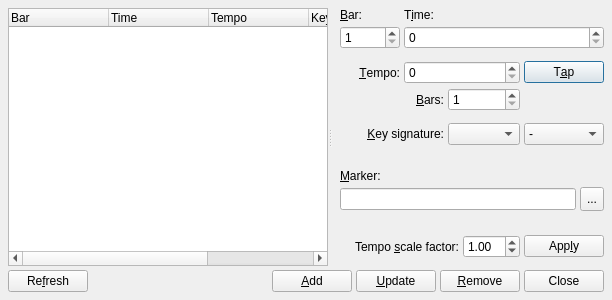
<?xml version="1.0" encoding="UTF-8"?>
<ui version="4.0">
 <author>rncbc aka Rui Nuno Capela</author>
 <comment>qtractor - An Audio/MIDI multi-track sequencer.

   Copyright (C) 2005-2023, rncbc aka Rui Nuno Capela. All rights reserved.

   This program is free software; you can redistribute it and/or
   modify it under the terms of the GNU General Public License
   as published by the Free Software Foundation; either version 2
   of the License, or (at your option) any later version.

   This program is distributed in the hope that it will be useful,
   but WITHOUT ANY WARRANTY; without even the implied warranty of
   MERCHANTABILITY or FITNESS FOR A PARTICULAR PURPOSE.  See the
   GNU General Public License for more details.

   You should have received a copy of the GNU General Public License along
   with this program; if not, write to the Free Software Foundation, Inc.,
   51 Franklin Street, Fifth Floor, Boston, MA 02110-1301 USA.

 </comment>
 <class>qtractorTimeScaleForm</class>
 <widget class="QDialog" name="qtractorTimeScaleForm">
  <property name="geometry">
   <rect>
    <x>0</x>
    <y>0</y>
    <width>560</width>
    <height>287</height>
   </rect>
  </property>
  <property name="focusPolicy">
   <enum>Qt::StrongFocus</enum>
  </property>
  <property name="windowTitle">
   <string>Tempo Map / Markers</string>
  </property>
  <property name="windowIcon">
   <iconset resource="qtractor.qrc">:/images/qtractorTracks.png</iconset>
  </property>
  <layout class="QVBoxLayout">
   <item>
    <widget class="QSplitter" name="splitter">
     <property name="orientation">
      <enum>Qt::Horizontal</enum>
     </property>
     <widget class="QTreeWidget" name="TimeScaleListView">
      <property name="minimumSize">
       <size>
        <width>320</width>
        <height>120</height>
       </size>
      </property>
      <property name="toolTip">
       <string>Tempo map / Markers</string>
      </property>
      <property name="alternatingRowColors">
       <bool>true</bool>
      </property>
      <property name="rootIsDecorated">
       <bool>false</bool>
      </property>
      <property name="uniformRowHeights">
       <bool>true</bool>
      </property>
      <property name="allColumnsShowFocus">
       <bool>true</bool>
      </property>
      <column>
       <property name="text">
        <string>Bar</string>
       </property>
      </column>
      <column>
       <property name="text">
        <string>Time</string>
       </property>
      </column>
      <column>
       <property name="text">
        <string>Tempo</string>
       </property>
      </column>
      <column>
       <property name="text">
        <string>Key</string>
       </property>
      </column>
      <column>
       <property name="text">
        <string>Marker</string>
       </property>
      </column>
     </widget>
     <widget class="QWidget">
      <layout class="QGridLayout">
       <property name="leftMargin">
        <number>8</number>
       </property>
       <property name="rightMargin">
        <number>0</number>
       </property>
       <property name="topMargin">
        <number>0</number>
       </property>
       <property name="bottomMargin">
        <number>8</number>
       </property>
       <property name="spacing">
        <number>4</number>
       </property>
       <item row="0" column="0">
        <widget class="QLabel" name="BarTextLabel">
         <property name="minimumSize">
          <size>
           <width>60</width>
           <height>0</height>
          </size>
         </property>
         <property name="text">
          <string>&amp;Bar:</string>
         </property>
         <property name="buddy">
          <cstring>BarSpinBox</cstring>
         </property>
        </widget>
       </item>
       <item row="1" column="0">
        <widget class="QSpinBox" name="BarSpinBox">
         <property name="minimumSize">
          <size>
           <width>60</width>
           <height>0</height>
          </size>
         </property>
         <property name="toolTip">
          <string>Bar location</string>
         </property>
         <property name="minimum">
          <number>1</number>
         </property>
         <property name="maximum">
          <number>99999</number>
         </property>
         <property name="value">
          <number>1</number>
         </property>
        </widget>
       </item>
       <item row="0" column="1" colspan="5">
        <widget class="QLabel" name="TimeTextLabel">
         <property name="minimumSize">
          <size>
           <width>120</width>
           <height>0</height>
          </size>
         </property>
         <property name="text">
          <string>T&amp;ime:</string>
         </property>
         <property name="buddy">
          <cstring>TimeSpinBox</cstring>
         </property>
        </widget>
       </item>
       <item row="1" column="1" colspan="5">
        <widget class="qtractorTimeSpinBox" name="TimeSpinBox">
         <property name="minimumSize">
          <size>
           <width>120</width>
           <height>0</height>
          </size>
         </property>
         <property name="toolTip">
          <string>Time/frame location</string>
         </property>
        </widget>
       </item>
       <item row="2" column="0" colspan="6">
        <spacer>
         <property name="orientation">
          <enum>Qt::Vertical</enum>
         </property>
         <property name="sizeType">
          <enum>QSizePolicy::MinimumExpanding</enum>
         </property>
         <property name="sizeHint">
          <size>
           <width>20</width>
           <height>8</height>
          </size>
         </property>
        </spacer>
       </item>
       <item row="3" column="0">
        <widget class="QLabel" name="TempoTextLabel">
         <property name="text">
          <string>&amp;Tempo:</string>
         </property>
         <property name="alignment">
          <set>Qt::AlignRight|Qt::AlignVCenter</set>
         </property>
         <property name="buddy">
          <cstring>TempoSpinBox</cstring>
         </property>
        </widget>
       </item>
       <item row="3" column="1" colspan="3">
        <widget class="qtractorTempoSpinBox" name="TempoSpinBox">
         <property name="minimumSize">
          <size>
           <width>80</width>
           <height>0</height>
          </size>
         </property>
         <property name="toolTip">
          <string>Tempo (BPM) / Time signature</string>
         </property>
        </widget>
       </item>
       <item row="3" column="4" colspan="2">
        <widget class="QPushButton" name="TempoTapPushButton">
         <property name="text">
          <string>T&amp;ap</string>
         </property>
        </widget>
       </item>
       <item row="4" column="1">
        <widget class="QLabel" name="BarsTextLabel">
         <property name="minimumSize">
          <size>
           <width>40</width>
           <height>0</height>
          </size>
         </property>
         <property name="text">
          <string>&amp;Bars:</string>
         </property>
         <property name="alignment">
          <set>Qt::AlignRight|Qt::AlignTrailing|Qt::AlignVCenter</set>
         </property>
         <property name="buddy">
          <cstring>BarsSpinBox</cstring>
         </property>
        </widget>
       </item>
       <item row="4" column="2" colspan="2">
        <widget class="QSpinBox" name="BarsSpinBox">
         <property name="toolTip">
          <string>Bars in node</string>
         </property>
         <property name="minimum">
          <number>1</number>
         </property>
         <property name="maximum">
          <number>9999</number>
         </property>
         <property name="value">
          <number>1</number>
         </property>
        </widget>
       </item>
       <item row="5" column="0" colspan="6">
        <spacer>
         <property name="orientation">
          <enum>Qt::Vertical</enum>
         </property>
         <property name="sizeType">
          <enum>QSizePolicy::MinimumExpanding</enum>
         </property>
         <property name="sizeHint">
          <size>
           <width>20</width>
           <height>8</height>
          </size>
         </property>
        </spacer>
       </item>
       <item row="6" column="0" colspan="2">
        <widget class="QLabel" name="KeySignatureTextLabel">
         <property name="text">
          <string>&amp;Key signature:</string>
         </property>
         <property name="alignment">
          <set>Qt::AlignRight|Qt::AlignVCenter</set>
         </property>
         <property name="buddy">
          <cstring>KeySignatureAccidentalsComboBox</cstring>
         </property>
        </widget>
       </item>
       <item row="6" column="2" colspan="2">
        <widget class="QComboBox" name="KeySignatureAccidentalsComboBox">
         <property name="toolTip">
          <string>Key signature (accidentals)</string>
         </property>
         <property name="editable">
          <bool>false</bool>
         </property>
        </widget>
       </item>
       <item row="6" column="4" colspan="2">
        <widget class="QComboBox" name="KeySignatureModeComboBox">
         <property name="toolTip">
          <string>Key signature (mode)</string>
         </property>
         <property name="editable">
          <bool>false</bool>
         </property>
         <item>
          <property name="text">
           <string>-</string>
          </property>
         </item>
         <item>
          <property name="text">
           <string>Major</string>
          </property>
         </item>
         <item>
          <property name="text">
           <string>Minor</string>
          </property>
         </item>
        </widget>
       </item>
       <item row="7" column="0" colspan="6">
        <spacer>
         <property name="orientation">
          <enum>Qt::Vertical</enum>
         </property>
         <property name="sizeType">
          <enum>QSizePolicy::MinimumExpanding</enum>
         </property>
         <property name="sizeHint">
          <size>
           <width>20</width>
           <height>20</height>
          </size>
         </property>
        </spacer>
       </item>
       <item row="8" column="0" colspan="6">
        <widget class="QLabel" name="MarkerTextLabel">
         <property name="text">
          <string>&amp;Marker:</string>
         </property>
         <property name="buddy">
          <cstring>MarkerTextLineEdit</cstring>
         </property>
        </widget>
       </item>
       <item row="9" column="0" colspan="5">
        <widget class="QLineEdit" name="MarkerTextLineEdit">
         <property name="toolTip">
          <string>Marker text</string>
         </property>
        </widget>
       </item>
       <item row="9" column="5">
        <widget class="QToolButton" name="MarkerColorToolButton">
         <property name="minimumSize">
          <size>
           <width>24</width>
           <height>24</height>
          </size>
         </property>
         <property name="toolTip">
          <string>Marker color</string>
         </property>
         <property name="text">
          <string>...</string>
         </property>
         <property name="icon">
          <iconset resource="qtractor.qrc">:/images/formColor.png</iconset>
         </property>
        </widget>
       </item>
       <item row="10" column="0" colspan="6">
        <spacer>
         <property name="orientation">
          <enum>Qt::Vertical</enum>
         </property>
         <property name="sizeType">
          <enum>QSizePolicy::MinimumExpanding</enum>
         </property>
         <property name="sizeHint">
          <size>
           <width>20</width>
           <height>20</height>
          </size>
         </property>
        </spacer>
       </item>
       <item row="11" column="0" colspan="3">
        <widget class="QLabel" name="TempoFactorTextLabel">
         <property name="text">
          <string>Tempo &amp;scale factor:</string>
         </property>
         <property name="alignment">
          <set>Qt::AlignRight|Qt::AlignVCenter</set>
         </property>
         <property name="buddy">
          <cstring>TempoFactorSpinBox</cstring>
         </property>
        </widget>
       </item>
       <item row="11" column="3">
        <widget class="QDoubleSpinBox" name="TempoFactorSpinBox">
         <property name="toolTip">
          <string>Tempo scale factor</string>
         </property>
         <property name="accelerated">
          <bool>true</bool>
         </property>
         <property name="decimals">
          <number>2</number>
         </property>
         <property name="minimum">
          <double>0.01</double>
         </property>
         <property name="maximum">
          <double>10.0</double>
         </property>
         <property name="singleStep">
          <double>0.01</double>
         </property>
         <property name="value">
          <double>1.0</double>
         </property>
        </widget>
       </item>
       <item row="11" column="4" colspan="2">
        <widget class="QPushButton" name="TempoFactorPushButton">
         <property name="text">
          <string>App&amp;ly</string>
         </property>
        </widget>
       </item>
      </layout>
     </widget>
    </widget>
   </item>
   <item>
    <layout class="QHBoxLayout">
     <property name="spacing">
      <number>4</number>
     </property>
     <property name="margin">
      <number>0</number>
     </property>
     <item>
      <widget class="QPushButton" name="RefreshPushButton">
       <property name="toolTip">
        <string>Refresh tempo map</string>
       </property>
       <property name="text">
        <string>Re&amp;fresh</string>
       </property>
       <property name="icon">
        <iconset resource="qtractor.qrc">:/images/formRefresh.png</iconset>
       </property>
      </widget>
     </item>
     <item>
      <spacer>
       <property name="orientation">
        <enum>Qt::Horizontal</enum>
       </property>
       <property name="sizeType">
        <enum>QSizePolicy::MinimumExpanding</enum>
       </property>
       <property name="sizeHint">
        <size>
         <width>20</width>
         <height>20</height>
        </size>
       </property>
      </spacer>
     </item>
     <item>
      <widget class="QPushButton" name="AddPushButton">
       <property name="toolTip">
        <string>Add node</string>
       </property>
       <property name="text">
        <string>&amp;Add</string>
       </property>
       <property name="icon">
        <iconset resource="qtractor.qrc">:/images/formAdd.png</iconset>
       </property>
      </widget>
     </item>
     <item>
      <widget class="QPushButton" name="UpdatePushButton">
       <property name="toolTip">
        <string>Update node</string>
       </property>
       <property name="text">
        <string>&amp;Update</string>
       </property>
       <property name="icon">
        <iconset resource="qtractor.qrc">:/images/formAccept.png</iconset>
       </property>
      </widget>
     </item>
     <item>
      <widget class="QPushButton" name="RemovePushButton">
       <property name="toolTip">
        <string>Remove node</string>
       </property>
       <property name="text">
        <string>&amp;Remove</string>
       </property>
       <property name="icon">
        <iconset resource="qtractor.qrc">:/images/formRemove.png</iconset>
       </property>
      </widget>
     </item>
     <item>
      <widget class="QPushButton" name="ClosePushButton">
       <property name="toolTip">
        <string>Close this dialog</string>
       </property>
       <property name="text">
        <string>Close</string>
       </property>
      </widget>
     </item>
    </layout>
   </item>
  </layout>
 </widget>
 <layoutdefault spacing="4" margin="8"/>
 <customwidgets>
  <customwidget>
   <class>qtractorTimeSpinBox</class>
   <extends>QSpinBox</extends>
   <header>qtractorSpinBox.h</header>
  </customwidget>
  <customwidget>
   <class>qtractorTempoSpinBox</class>
   <extends>QSpinBox</extends>
   <header>qtractorSpinBox.h</header>
  </customwidget>
 </customwidgets>
 <tabstops>
  <tabstop>TimeScaleListView</tabstop>
  <tabstop>BarSpinBox</tabstop>
  <tabstop>TempoSpinBox</tabstop>
  <tabstop>TempoTapPushButton</tabstop>
  <tabstop>BarsSpinBox</tabstop>
  <tabstop>KeySignatureAccidentalsComboBox</tabstop>
  <tabstop>KeySignatureModeComboBox</tabstop>
  <tabstop>MarkerTextLineEdit</tabstop>
  <tabstop>MarkerColorToolButton</tabstop>
  <tabstop>TempoFactorSpinBox</tabstop>
  <tabstop>TempoFactorPushButton</tabstop>
  <tabstop>RefreshPushButton</tabstop>
  <tabstop>AddPushButton</tabstop>
  <tabstop>UpdatePushButton</tabstop>
  <tabstop>RemovePushButton</tabstop>
  <tabstop>ClosePushButton</tabstop>
 </tabstops>
 <resources>
  <include location="qtractor.qrc"/>
 </resources>
 <connections/>
</ui>
